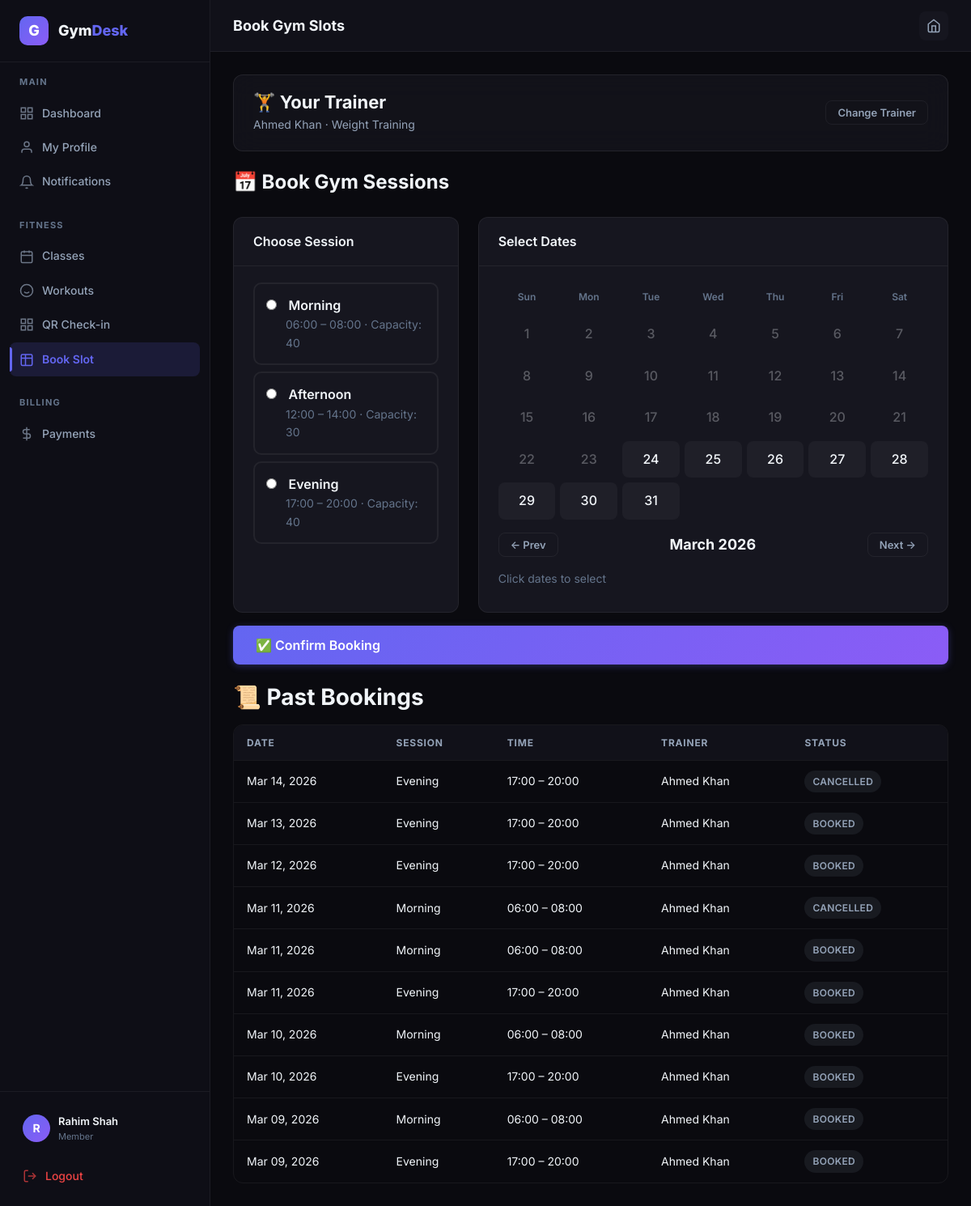
The app's page /member/slots (signed in) with its own data.
### tables this page shows
CREATE TABLE users (
            id INTEGER PRIMARY KEY AUTOINCREMENT,
            email TEXT UNIQUE NOT NULL,
            password_hash TEXT NOT NULL,
            role TEXT NOT NULL CHECK(role IN ('system_admin','gym_admin','trainer','member')),
            full_name TEXT NOT NULL,
            phone TEXT,
            avatar TEXT,
            is_active INTEGER DEFAULT 1,
            created_at TIMESTAMP DEFAULT CURRENT_TIMESTAMP
        );

CREATE TABLE trainers (
            id INTEGER PRIMARY KEY AUTOINCREMENT,
            user_id INTEGER NOT NULL,
            gym_id INTEGER NOT NULL,
            specialization TEXT,
            certification TEXT,
            experience_years INTEGER DEFAULT 0,
            bio TEXT,
            max_capacity INTEGER DEFAULT 20,
            is_approved INTEGER DEFAULT 0,
            approved_by INTEGER,
            created_at TIMESTAMP DEFAULT CURRENT_TIMESTAMP,
            FOREIGN KEY (user_id) REFERENCES users(id),
            FOREIGN KEY (gym_id) REFERENCES gyms(id),
            FOREIGN KEY (approved_by) REFERENCES users(id)
        );

CREATE TABLE slot_sessions (
            id INTEGER PRIMARY KEY AUTOINCREMENT,
            gym_id INTEGER NOT NULL,
            name TEXT NOT NULL,
            start_time TEXT NOT NULL,
            end_time TEXT NOT NULL,
            capacity INTEGER DEFAULT 40,
            is_active INTEGER DEFAULT 1,
            FOREIGN KEY (gym_id) REFERENCES gyms(id)
        );

CREATE TABLE slot_bookings (
            id INTEGER PRIMARY KEY AUTOINCREMENT,
            member_id INTEGER NOT NULL,
            gym_id INTEGER NOT NULL,
            session_id INTEGER NOT NULL,
            trainer_id INTEGER,
            booking_date DATE NOT NULL,
            status TEXT DEFAULT 'booked' CHECK(status IN ('booked','attended','cancelled')),
            created_at TIMESTAMP DEFAULT CURRENT_TIMESTAMP,
            FOREIGN KEY (member_id) REFERENCES members(id),
            FOREIGN KEY (gym_id) REFERENCES gyms(id),
            FOREIGN KEY (session_id) REFERENCES slot_sessions(id),
            FOREIGN KEY (trainer_id) REFERENCES trainers(id)
        );

### backend/routes/member.py (the view)
@member_bp.route('/slots')
@login_required
@member_required
def slots():
    db = get_db()
    member = _get_member(db)
    sessions = db.execute('''
        SELECT * FROM slot_sessions WHERE gym_id = ? AND is_active = 1
        ORDER BY start_time
    ''', (member['gym_id'],)).fetchall()
    assigned = db.execute('''
        SELECT mt.trainer_id, u.full_name as trainer_name, t.specialization
        FROM member_trainer mt
        JOIN trainers t ON mt.trainer_id = t.id
        JOIN users u ON t.user_id = u.id
        WHERE mt.member_id = ?
    ''', (member['id'],)).fetchone()
    gym_trainers = db.execute('''
        SELECT t.id, u.full_name, t.specialization, t.max_capacity,
               (SELECT COUNT(*) FROM member_trainer mt2 WHERE mt2.trainer_id = t.id) as current_members
        FROM trainers t JOIN users u ON t.user_id = u.id
        WHERE t.gym_id = ? AND t.is_approved = 1
        ORDER BY u.full_name
    ''', (member['gym_id'],)).fetchall()
    bookings = db.execute('''
        SELECT sb.*, ss.name as session_name, ss.start_time, ss.end_time,
               u.full_name as trainer_name
        FROM slot_bookings sb
        JOIN slot_sessions ss ON sb.session_id = ss.id
        LEFT JOIN trainers t ON sb.trainer_id = t.id
        LEFT JOIN users u ON t.user_id = u.id
        WHERE sb.member_id = ? AND sb.booking_date >= date('now') AND sb.status = 'booked'
        ORDER BY sb.booking_date, ss.start_time
    ''', (member['id'],)).fetchall()
    past_bookings = db.execute('''
        SELECT sb.*, ss.name as session_name, ss.start_time, ss.end_time,
               u.full_name as trainer_name
        FROM slot_bookings sb
        JOIN slot_sessions ss ON sb.session_id = ss.id
        LEFT JOIN trainers t ON sb.trainer_id = t.id
        LEFT JOIN users u ON t.user_id = u.id
        WHERE sb.member_id = ? AND sb.booking_date < date('now')
        ORDER BY sb.booking_date DESC LIMIT 10
    ''', (member['id'],)).fetchall()
    db.close()
    return render_template('member/slots.html', member=member, sessions=sessions,
                           assigned_trainer=assigned, gym_trainers=gym_trainers,
                           bookings=bookings, past_bookings=past_bookings)

### frontend/templates/member/slots.html (shortened to what this page needs)
{% extends "dashboard_base.html" %}{% block title %}Book Slots{% endblock %}{% block page_title %}Book Gym Slots{%
endblock %}
{% block sidebar_nav %}{% include "member/_sidebar.html" %}{% endblock %}
{% block content %}
<div class="card-glass mb-6" style="padding:20px 24px;">
    <div class="flex items-center justify-between flex-wrap gap-4">
        <div>
            <h3 style="margin-bottom:4px;">🏋️ Your Trainer</h3>
            {% if assigned_trainer %}
            <p class="text-sm text-secondary">{{ assigned_trainer['trainer_name'] }} · {{
                assigned_trainer['specialization'] or 'General' }}</p>
            {% else %}
            <p class="text-sm text-muted">No trainer assigned yet</p>
            {% endif %}
        </div>
        <button class="btn btn-ghost btn-sm" onclick="document.getElementById('trainerModal').classList.add('active')">
            {{ 'Change Trainer' if assigned_trainer else 'Choose Trainer' }}
        </button>
    </div>
</div>
<div class="page-header">
    <h1>📅 Book Gym Sessions</h1>
</div>
{% if sessions %}
<form method="POST" action="{{ url_for('member.book_slots') }}" id="bookingForm">
    <div class="dashboard-grid">
        <div class="widget col-span-4">
            <div class="widget-header">
                <h3>Choose Session</h3>
            </div>
            <div class="widget-body">
                {% for s in sessions %}
                <label class="session-option"
                    style="display:block;padding:14px;margin-bottom:8px;border-radius:10px;cursor:pointer;border:2px solid rgba(255,255,255,0.06);transition:all 0.2s;">
                    <input type="radio" name="session_id" value="{{ s['id'] }}" required style="margin-right:10px;">
                    <span class="font-semibold">{{ s['name'] }}</span>
                    <span class="text-sm text-muted" style="display:block;margin-left:24px;">{{ s['start_time'] }} – {{
                        s['end_time'] }} · Capacity: {{ s['capacity'] }}</span>
                </label>
                {% endfor %}
            </div>
        </div>
        <div class="widget col-span-8">
            <div class="widget-header">
                <h3>Select Dates</h3>
            </div>
            <div class="widget-body">
                <div id="calendarGrid"
                    style="display:grid;grid-template-columns:repeat(7,1fr);gap:6px;margin-bottom:16px;">
                    <div class="text-xs text-muted text-center font-semibold" style="padding:8px;">Sun</div>
                    <div class="text-xs text-muted text-center font-semibold" style="padding:8px;">Mon</div>
                    <div class="text-xs text-muted text-center font-semibold" style="padding:8px;">Tue</div>
                    <div class="text-xs text-muted text-center font-semibold" style="padding:8px;">Wed</div>
                    <div class="text-xs text-muted text-center font-semibold" style="padding:8px;">Thu</div>
                    <div class="text-xs text-muted text-center font-semibold" style="padding:8px;">Fri</div>
                    <div class="text-xs text-muted text-center font-semibold" style="padding:8px;">Sat</div>
                </div>
                <div class="flex items-center justify-between mb-4">
                    <button type="button" class="btn btn-ghost btn-sm" onclick="changeMonth(-1)">← Prev</button>
                    <h4 id="monthLabel"></h4>
                    <button type="button" class="btn btn-ghost btn-sm" onclick="changeMonth(1)">Next →</button>
                </div>
                <div id="selectedDatesDisplay" class="text-sm text-muted mb-2" style="min-height:24px;"></div>
            </div>
        </div>
    </div>
    <button type="submit" class="btn btn-primary btn-lg w-full mt-4">✅ Confirm Booking</button>
</form>
{% else %}
<div class="card text-center p-6 text-muted">No gym sessions available. Your gym admin needs to set up session slots.
</div>
{% endif %}
{% if past_bookings %}
<h2 class="mt-6 mb-4">📜 Past Bookings</h2>
<div class="table-wrapper">
    <table>
        <thead>
            <tr>
                <th>Date</th>
                <th>Session</th>
                <th>Time</th>
                <th>Trainer</th>
                <th>Status</th>
            </tr>
        </thead>
        <tbody>
            {% for b in past_bookings %}<tr>
                <td>{{ format_date(b['booking_date']) }}</td>
                <td>{{ b['session_name'] }}</td>
                <td>{{ b['start_time'] }} – {{ b['end_time'] }}</td>
                <td>{{ b['trainer_name'] or '—' }}</td>
                <td><span class="badge badge-{{ 'success' if b['status']=='attended' else 'neutral' }}">{{
                        b['status']|title }}</span></td>
            </tr>{% endfor %}
        </tbody>
    </table>
</div>
{% endif %}
{% endblock %}

### frontend/templates/dashboard_base.html (shortened to what this page needs)
{% extends "base.html" %}
{% block extra_css %}
<link rel="stylesheet" href="{{ url_for('static', filename='css/dashboard.css') }}">
{% endblock %}
{% block body %}
<div class="app-shell">
    <aside class="sidebar" id="sidebar">
        <div class="sidebar-header">
            <div class="sidebar-logo">G</div>
            <div class="sidebar-brand">Gym<span>Desk</span></div>
        </div>
        <nav class="sidebar-nav">
            {% block sidebar_nav %}{% endblock %}
        </nav>
        <div class="sidebar-footer">
            <div class="sidebar-user">
                <div class="sidebar-avatar">{{ current_user.full_name[0] }}</div>
                <div class="sidebar-user-info">
                    <div class="sidebar-user-name">{{ current_user.full_name }}</div>
                    <div class="sidebar-user-role">{{ current_user.role | replace('_', ' ') }}</div>
                </div>
            </div>
            <a href="{{ url_for('auth.logout') }}" class="nav-link mt-2" style="color: var(--error);">
                <svg width="18" height="18" viewBox="0 0 24 24" fill="none" stroke="currentColor" stroke-width="2">
                    <path d="M9 21H5a2 2 0 01-2-2V5a2 2 0 012-2h4" />
                    <polyline points="16 17 21 12 16 7" />
                    <line x1="21" y1="12" x2="9" y2="12" />
                </svg>
                Logout
            </a>
        </div>
    </aside>
    <main class="main-content">
        <header class="topbar">
            <div class="topbar-left">
                <h1 class="topbar-title">{% block page_title %}Dashboard{% endblock %}</h1>
            </div>
            <div class="topbar-right">
                <a href="{{ url_for('public.landing') }}" class="topbar-btn" title="Home">
                    <svg width="18" height="18" viewBox="0 0 24 24" fill="none" stroke="currentColor" stroke-width="2">
                        <path d="M3 9l9-7 9 7v11a2 2 0 01-2 2H5a2 2 0 01-2-2z" />
                        <polyline points="9 22 9 12 15 12 15 22" />
                    </svg>
                </a>
            </div>
        </header>
        <div class="page-content">
            {% block content %}{% endblock %}
        </div>
    </main>
</div>
{% endblock %}

### records on screen
users: full_name "R", full_name "Rahim Shah", role "Member"
users: trainer_name "Ahmed Khan"
trainers: specialization "Weight Training"
slot_sessions: name "Morning", start_time "06:00", end_time "08:00", capacity "40"
slot_sessions: name "Afternoon", start_time "12:00", end_time "14:00", capacity "30"
slot_sessions: name "Evening", start_time "17:00", end_time "20:00", capacity "40"
slot_bookings: booking_date "Mar 14, 2026", session_name "Evening", start_time "17:00", end_time "20:00", full_name "Ahmed Khan", status "CANCELLED"
slot_bookings: booking_date "Mar 13, 2026", session_name "Evening", start_time "17:00", end_time "20:00", full_name "Ahmed Khan", status "BOOKED"
slot_bookings: booking_date "Mar 12, 2026", session_name "Evening", start_time "17:00", end_time "20:00", full_name "Ahmed Khan", status "BOOKED"
slot_bookings: booking_date "Mar 11, 2026", session_name "Morning", start_time "06:00", end_time "08:00", full_name "Ahmed Khan", status "CANCELLED"
slot_bookings: booking_date "Mar 11, 2026", session_name "Morning", start_time "06:00", end_time "08:00", full_name "Ahmed Khan", status "BOOKED"
slot_bookings: booking_date "Mar 11, 2026", session_name "Evening", start_time "17:00", end_time "20:00", full_name "Ahmed Khan", status "BOOKED"
slot_bookings: booking_date "Mar 10, 2026", session_name "Morning", start_time "06:00", end_time "08:00", full_name "Ahmed Khan", status "BOOKED"
slot_bookings: booking_date "Mar 10, 2026", session_name "Evening", start_time "17:00", end_time "20:00", full_name "Ahmed Khan", status "BOOKED"
slot_bookings: booking_date "Mar 09, 2026", session_name "Morning", start_time "06:00", end_time "08:00", full_name "Ahmed Khan", status "BOOKED"
slot_bookings: booking_date "Mar 09, 2026", session_name "Evening", start_time "17:00", end_time "20:00", full_name "Ahmed Khan", status "BOOKED"

### other values on screen
{{ 'Change Trainer' if assigned_trainer else 'Choose Trainer' }} "Change Trainer"
